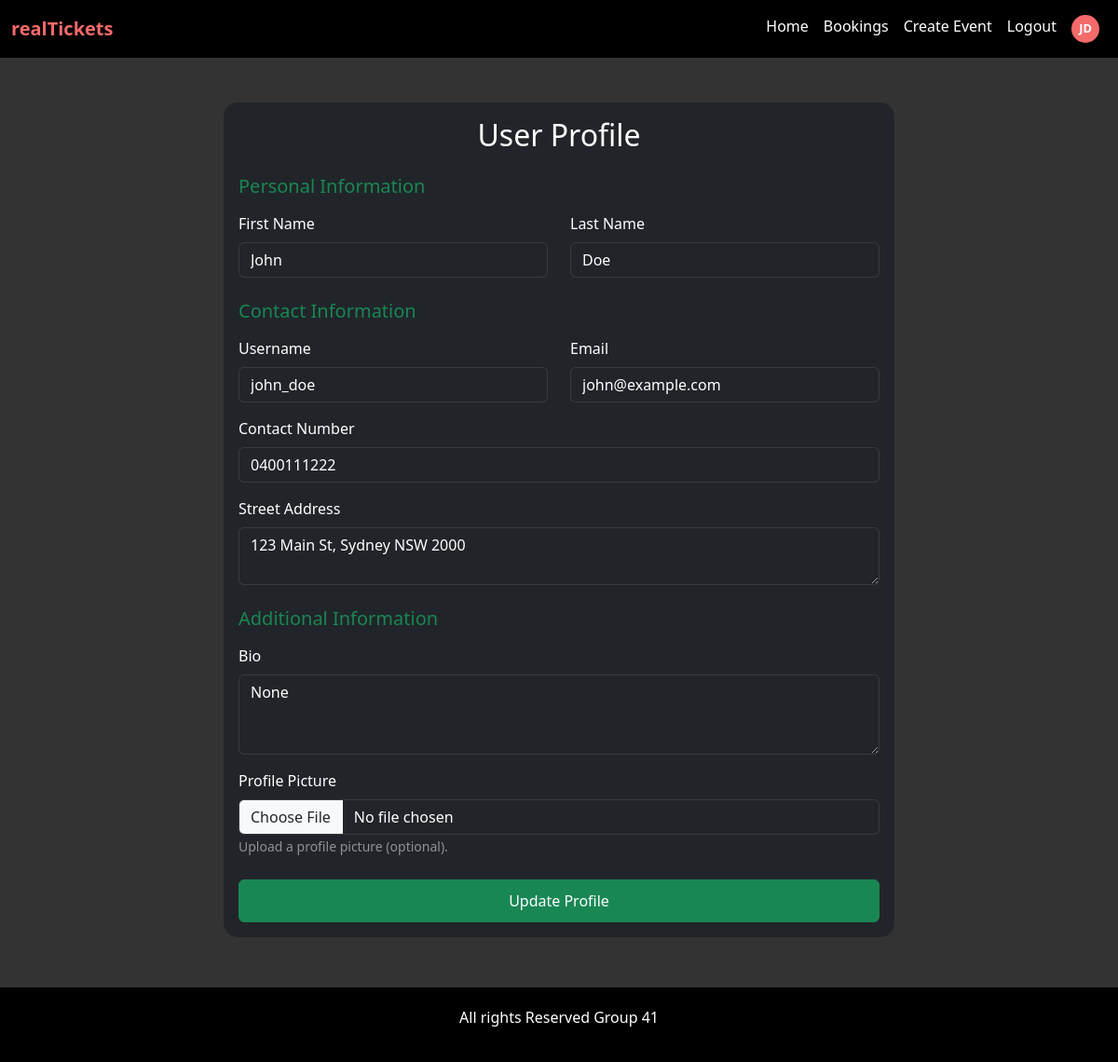
The app's page /profile (signed in) with its own data.
### index/models.py (models this page shows, shortened)
class User(UserMixin, db.Model):  # Inherit from UserMixin
    id = db.Column(db.Integer, primary_key=True)
    first_name = db.Column(db.String(100), nullable=False)
    last_name = db.Column(db.String(100), nullable=False)
    dob = db.Column(db.String(10), nullable=False)
    email = db.Column(db.String(120), unique=True, nullable=False)
    username = db.Column(db.String(80), unique=True, nullable=False)
    password = db.Column(db.String(200), nullable=False)  # For storing hashed passwords
    bio = db.Column(db.Text, nullable=True)  # Optional field for user bio
    created_at = db.Column(db.DateTime, default=datetime.utcnow)  # Track creation time
    contact_number = db.Column(db.String(20), nullable=False)
    street_address = db.Column(db.String(200), nullable=False)
    def get_initials(self):
        return f"{self.first_name[0].upper()}{self.last_name[0].upper()}"

### index/views.py (the view, shortened to what this page needs)
@main_bp.route('/profile', methods=['GET', 'POST'])
@login_required
def profile():
    return render_template('profile.html')

### index/__init__.py (called while the page is built)
def create_app():
    app = Flask(__name__)
    app.config['SECRET_KEY'] = 'your_secret_key_here'
    app.config['SQLALCHEMY_DATABASE_URI'] = 'sqlite:///users.db'  # Use SQLite for the database
    app.config['SQLALCHEMY_TRACK_MODIFICATIONS'] = False  # Disable modification tracking
    db.init_app(app)
    login_manager.init_app(app)
    login_manager.login_view = 'main.login'  # Redirect to login page if not logged in
    from .models import User  # Import the User model here
    @login_manager.user_loader
    def load_user(user_id):
        return User.query.get(int(user_id))  # Retrieve user by ID for Flask-Login
    from .views import main_bp
    app.register_blueprint(main_bp)
    return app

### index/templates/profile.html (shortened to what this page needs)
{% extends "base.html" %}
{% block content %}
<div class="container py-4">
    <div class="row justify-content-center">
        <div class="col-12 col-md-8">
            <div class="card bg-dark text-white">
                <div class="card-body">
                    <h2 class="card-title text-center mb-4">User Profile</h2>
                    <form method="POST" action="{{ url_for('main.profile') }}" enctype="multipart/form-data">
                        <h5 class="mb-3 text-success">Personal Information</h5>
                        <div class="row mb-3">
                            <div class="col-md-6">
                                <label for="first_name" class="form-label">First Name</label>
                                <input type="text" class="form-control bg-dark text-white" id="first_name"
                                       name="first_name" value="{{ current_user.first_name }}" required>
                            </div>
                            <div class="col-md-6">
                                <label for="last_name" class="form-label">Last Name</label>
                                <input type="text" class="form-control bg-dark text-white" id="last_name"
                                       name="last_name" value="{{ current_user.last_name }}" required>
                            </div>
                        </div>
                        <h5 class="mb-3 mt-4 text-success">Contact Information</h5>
                        <div class="row mb-3">
                            <div class="col-md-6">
                                <label for="username" class="form-label">Username</label>
                                <input type="text" class="form-control bg-dark text-white" id="username"
                                       name="username" value="{{ current_user.username }}" required>
                            </div>
                            <div class="col-md-6">
                                <label for="email" class="form-label">Email</label>
                                <input type="email" class="form-control bg-dark text-white" id="email"
                                       name="email" value="{{ current_user.email }}" required>
                            </div>
                        </div>
                        <div class="mb-3">
                            <label for="contact_number" class="form-label">Contact Number</label>
                            <input type="tel" class="form-control bg-dark text-white" id="contact_number"
                                   name="contact_number" value="{{ current_user.contact_number }}" required>
                        </div>
                        <div class="mb-3">
                            <label for="street_address" class="form-label">Street Address</label>
                            <textarea class="form-control bg-dark text-white" id="street_address"
                                    name="street_address" rows="2" required>{{ current_user.street_address }}</textarea>
                        </div>
                        <h5 class="mb-3 mt-4 text-success">Additional Information</h5>
                        <div class="mb-3">
                            <label for="bio" class="form-label">Bio</label>
                            <textarea class="form-control bg-dark text-white" id="bio"
                                    name="bio" rows="3">{{ current_user.bio }}</textarea>
                        </div>
                        <div class="mb-4">
                            <label for="profile_picture" class="form-label">Profile Picture</label>
                            <input type="file" class="form-control bg-dark text-white" id="profile_picture"
                                   name="profile_picture" accept="image/*">
                            <small class="form-text text-white-50">Upload a profile picture (optional).</small>
                        </div>
                        <div class="d-grid gap-2">
                            <button type="submit" class="btn btn-success">Update Profile</button>
                        </div>
                    </form>
                </div>
            </div>
        </div>
    </div>
</div>
{% endblock %}

### index/templates/base.html (shortened to what this page needs)
<!DOCTYPE html>
<html lang="en">
<head>
    <link href="https://cdn.jsdelivr.net/npm/bootstrap@5.3.0/dist/css/bootstrap.min.css" rel="stylesheet">
</head>
<body>
    <nav class="navbar navbar-expand-lg navbar-dark">
        <div class="container-fluid">
            <a class="navbar-brand" href="#"><span style="color: #F56A6A; font-weight: bold;">realTickets</span></a>
            <div class="collapse navbar-collapse justify-content-end" id="navbarNav">
                <ul class="navbar-nav">
                    <li class="nav-item">
                        <a class="nav-link" href="{{ url_for('main.home') }}">Home</a>
                    </li>
                    {% if current_user.is_authenticated %}
                    <li class="nav-item">
                        <a class="nav-link" href="{{ url_for('main.booking_history') }}">Bookings</a>
                    </li>
                    <li class="nav-item">
                        <a class="nav-link" href="{{ url_for('main.create_event') }}">Create Event</a>
                    </li>
                    <li class="nav-item">
                        <a class="nav-link" href="{{ url_for('main.logout') }}"
                            onclick="return confirmLogout();">Logout</a>
                    </li>
                    <li class="nav-item">
                        <a class="nav-link" href="{{ url_for('main.profile') }}">
                            <div class="profile-circle">
                                {{ current_user.get_initials() }}
                            </div>
                        </a>
                    </li>
                    {% else %}
                    <li class="nav-item"><a class="nav-link" href="{{ url_for('main.register') }}">Register</a></li>
                    <li class="nav-item"><a class="nav-link" href="{{ url_for('main.login') }}">Log in</a></li>
                    {% endif %}
                </ul>
            </div>
        </div>
    </nav>
    <div class="container content mt-4">
        {% block content %}{% endblock %}
    </div>
    <footer>
        <p>All rights Reserved Group 41</p>
    </footer>
</body>
</html>

### index/templates/base.html (style rules this page uses)
body { background-color: #333; color: white; min-height: 100vh; display: flex; flex-direction: column; }
.navbar { background-color: #000; align-items: center; }
.navbar-nav .nav-link { color: #fff !important; }
footer { background-color: #000; color: white; padding: 20px 0; text-align: center; margin-top: 30px; }
.content { flex: 1; overflow-y: auto; }
.profile-circle { display: inline-flex; justify-content: center; align-items: center; width: 30px; height: 30px; border-radius: 50%; background-color: #F56A6A; color: white; font-weight: bold; font-size: 0.8rem; text-align: center; }

### index/templates/profile.html (style rules this page uses)
.form-control { border: 1px solid rgba(255, 255, 255, 0.1); }
.card { border: none; border-radius: 15px; }
.btn-success { padding: 10px 20px; }
.form-text { font-size: 0.875rem; }

### records on screen
User: get_initials "JD", first_name "John", last_name "Doe", username "john_doe", email "john@example.com", contact_number "0400111222", street_address "123 Main St, Sydney NSW 2000", bio "None"
